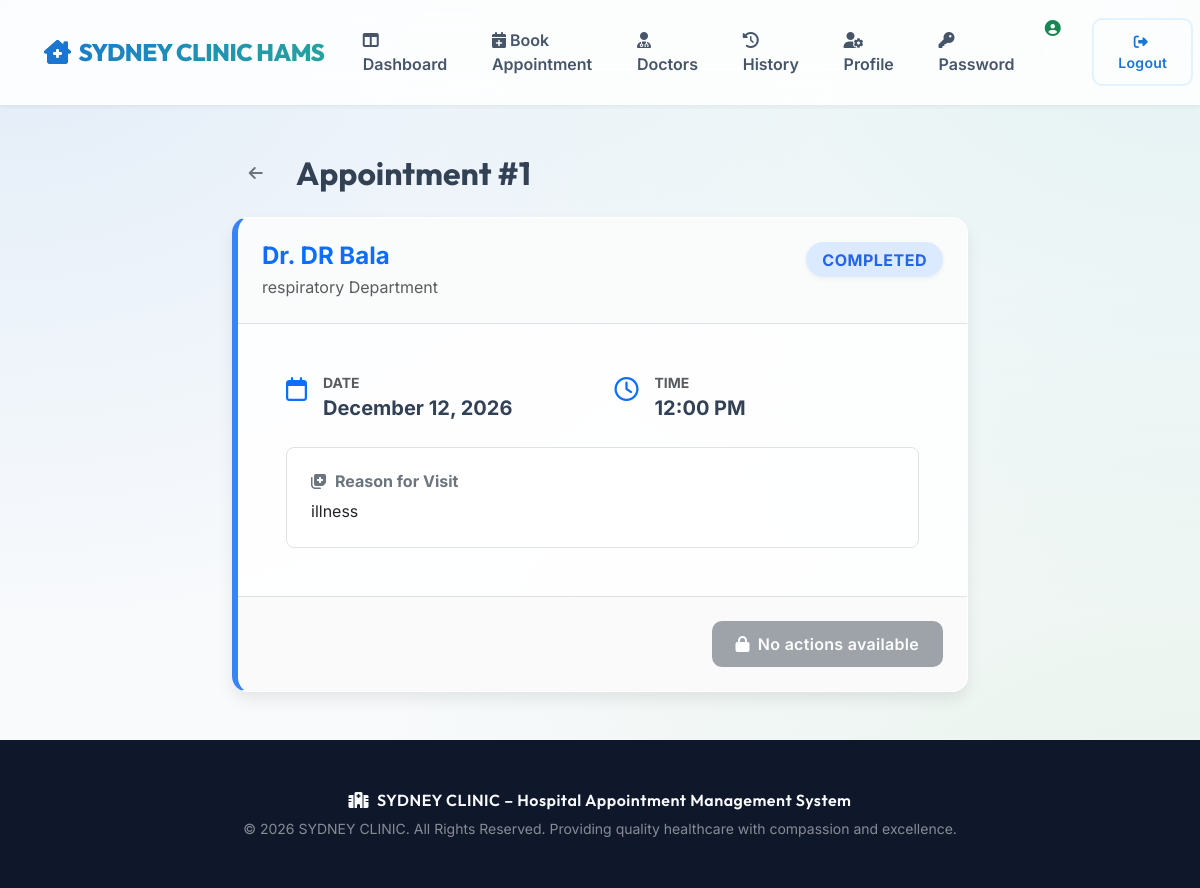
Page /appointment/1/ (signed in) on the committed database.
### appointments/models.py (models this page shows, shortened)
class Appointment(models.Model):
    STATUS_CHOICES = [
        ('Pending', 'Pending'),
        ('Approved', 'Approved'),
        ('Rejected', 'Rejected'),
        ('Completed', 'Completed'),
        ('Cancelled', 'Cancelled'),
    ]
    patient = models.ForeignKey(Patient, on_delete=models.CASCADE, related_name='appointments')
    doctor = models.ForeignKey(Doctor, on_delete=models.CASCADE, related_name='appointments')
    department = models.ForeignKey(Department, on_delete=models.CASCADE, related_name='appointments')
    appointment_date = models.DateField()
    appointment_time = models.TimeField()
    reason = models.TextField()
    status = models.CharField(max_length=20, choices=STATUS_CHOICES, default='Pending')
    admin_remarks = models.TextField(blank=True, default='')
    created_at = models.DateTimeField(auto_now_add=True)

class Doctor(models.Model):
    STATUS_CHOICES = [
        ('Active', 'Active'),
        ('Inactive', 'Inactive'),
    ]
    full_name = models.CharField(max_length=100)
    specialization = models.CharField(max_length=100)
    department = models.ForeignKey(Department, on_delete=models.CASCADE, related_name='doctors')
    email = models.EmailField(unique=True)
    phone = models.CharField(max_length=15)
    qualification = models.CharField(max_length=150, blank=True, default='')
    experience = models.IntegerField(default=0)  # experience in years
    available_days = models.CharField(max_length=100, default='Monday, Tuesday, Wednesday, Thursday, Friday')
    available_time = models.CharField(max_length=50, default='09:00 - 17:00')
    consultation_fee = models.DecimalField(max_digits=10, decimal_places=2, default=0.0)
    status = models.CharField(max_length=10, choices=STATUS_CHOICES, default='Active')

class Department(models.Model):
    STATUS_CHOICES = [
        ('Active', 'Active'),
        ('Inactive', 'Inactive'),
    ]
    department_name = models.CharField(max_length=100, unique=True)
    description = models.TextField(blank=True, default='')
    status = models.CharField(max_length=10, choices=STATUS_CHOICES, default='Active')

### appointments/views.py (the view)
# urls.py: path('appointment/<int:appointment_id>/', views.patient_appointment_detail, name='patient_appointment_detail'),
@login_required
def patient_appointment_detail(request, appointment_id):
    try:
        patient = request.user.patient_profile
    except Patient.DoesNotExist:
        return redirect('admin_dashboard')
    appointment = get_object_or_404(Appointment, id=appointment_id, patient=patient)
    return render(request, 'patient/appointment_detail.html', {'appointment': appointment})

### templates/patient/appointment_detail.html (shortened to what this page needs)
{% extends 'base.html' %}
{% block content %}
<div class="row justify-content-center fade-in-up">
    <div class="col-lg-8">
        <div class="d-flex align-items-center mb-4">
            <a href="{% url 'patient_appointment_history' %}" class="btn btn-outline-secondary me-3 rounded-circle" style="width: 40px; height: 40px; display: flex; align-items: center; justify-content: center;">
                <i class="fa-solid fa-arrow-left"></i>
            </a>
            <h2 class="fw-bold mb-0" style="font-family: 'Outfit', sans-serif;">Appointment #{{ appointment.id }}</h2>
        </div>
        <div class="glass-card p-0 overflow-hidden stat-card {{ appointment.status|lower }}">
            <div class="p-4 border-bottom bg-light bg-opacity-50">
                <div class="d-flex justify-content-between align-items-start flex-wrap gap-3">
                    <div>
                        <h4 class="fw-bold text-primary mb-1">
                            Dr. {{ appointment.doctor.full_name }}
                        </h4>
                        <p class="text-muted mb-0">
                            {{ appointment.department.department_name }} Department
                        </p>
                    </div>
                    <div>
                        <span class="badge badge-status badge-{{ appointment.status|lower }} fs-6">
                            {{ appointment.status }}
                        </span>
                    </div>
                </div>
            </div>
            <div class="p-4 p-md-5">
                <div class="row g-4">
                    <div class="col-md-6">
                        <div class="d-flex">
                            <div class="text-primary me-3 fs-4"><i class="fa-regular fa-calendar"></i></div>
                            <div>
                                <small class="text-muted d-block text-uppercase fw-bold">Date</small>
                                <strong class="fs-5">{{ appointment.appointment_date|date:"F d, Y" }}</strong>
                            </div>
                        </div>
                    </div>
                    <div class="col-md-6">
                        <div class="d-flex">
                            <div class="text-primary me-3 fs-4"><i class="fa-regular fa-clock"></i></div>
                            <div>
                                <small class="text-muted d-block text-uppercase fw-bold">Time</small>
                                <strong class="fs-5">{{ appointment.appointment_time|time:"h:i A" }}</strong>
                            </div>
                        </div>
                    </div>
                    <div class="col-12 mt-4">
                        <div class="p-4 bg-white bg-opacity-50 rounded-3 border">
                            <h6 class="fw-bold text-secondary mb-2"><i class="fa-solid fa-notes-medical me-2"></i>Reason for Visit</h6>
                            <p class="mb-0 text-dark">{{ appointment.reason|linebreaksbr }}</p>
                        </div>
                    </div>
                </div>
            </div>
            <div class="p-4 bg-light bg-opacity-75 border-top d-flex justify-content-end gap-2">
                {% if appointment.status == 'Pending' %}
                <a href="{% url 'patient_reschedule_appointment' appointment.id %}" class="btn btn-primary px-4 shadow-sm">
                    <i class="fa-solid fa-calendar-day me-2"></i>Reschedule
                </a>
                <a href="{% url 'patient_cancel_appointment' appointment.id %}" class="btn btn-danger px-4 shadow-sm" onclick="return confirm('Are you sure you want to cancel this appointment?');">
                    <i class="fa-solid fa-xmark me-2"></i>Cancel Appointment
                </a>
                {% elif appointment.status == 'Approved' %}
                <a href="{% url 'patient_cancel_appointment' appointment.id %}" class="btn btn-danger px-4 shadow-sm" onclick="return confirm('Are you sure you want to cancel this approved appointment?');">
                    <i class="fa-solid fa-xmark me-2"></i>Cancel Appointment
                </a>
                {% else %}
                <button class="btn btn-secondary px-4" disabled>
                    <i class="fa-solid fa-lock me-2"></i>No actions available
                </button>
                {% endif %}
            </div>
        </div>
    </div>
</div>
{% endblock %}

### static/css/style.css (style rules this page uses)
:root { --primary-color: #1976D2; --primary-hover: #1565C0; --primary-light: #E3F2FD; --secondary-color: #26A69A; --secondary-hover: #00897B; --accent-color: #4CAF50; --accent-hover: #43A047; --success-color: #10B981; --danger-color: #EF4444; --warning-color: #F59E0B; --info-color: #3B82F6; --light-bg: #F8FAFC; --white: #ffffff; --border-radius: 16px; --shadow-sm: 0 2px 4px rgba(0,0,0,0.05); --shadow-md: 0 8px 16px rgba(0,0,0,0.08); --shadow-lg: 0 20px 40px rgba(0,0,0,0.12); --glass-bg: rgba(255, 255, 255, 0.85); --glass-border: rgba(255, 255, 255, 0.6); --glass-blur: blur(20px); --gradient-primary: linear-gradient(135deg, #1976D2 0%, #26A69A 100%); --glow-primary: 0 0 20px rgba(25, 118, 210, 0.3); --glow-secondary: 0 0 20px rgba(38, 166, 154, 0.3); }
body { font-family: 'Inter', 'Outfit', -apple-system, BlinkMacSystemFont, "Segoe UI", Roboto, sans-serif; background: #F8FAFC; background-image: radial-gradient(at 0% 0%, hsla(211, 79%, 46%, 0.1) 0px, transparent 50%), radial-gradient(at 100% 0%, hsla(174, 62%, 40%, 0.1) 0px, transparent 50%), radial-gradient(at 100% 100%, hsla(122, 39%, 49%, 0.1) 0px, transparent 50%); background-attachment: fixed; color: #334155; min-height: 100vh; display: flex; flex-direction: column; }
.glass-card { background: var(--glass-bg); backdrop-filter: var(--glass-blur); -webkit-backdrop-filter: var(--glass-blur); border: 1px solid var(--glass-border); border-radius: var(--border-radius); box-shadow: var(--shadow-md); transition: all 0.4s cubic-bezier(0.175, 0.885, 0.32, 1.275); overflow: hidden; }
.btn { border-radius: 10px; padding: 0.7rem 1.5rem; font-weight: 600; transition: all 0.3s ease; letter-spacing: 0.3px; border: none; }
.stat-card { border-left: 6px solid var(--primary-color); position: relative; overflow: hidden; }
.stat-card::after { content: ''; position: absolute; top: -50%; right: -50%; width: 100%; height: 100%; background: radial-gradient(circle, rgba(255,255,255,0.8) 0%, rgba(255,255,255,0) 70%); opacity: 0; transition: opacity 0.5s ease; pointer-events: none; }
.stat-card.completed { border-left-color: var(--info-color); }
.badge-status { padding: 0.6em 1em; border-radius: 50px; font-weight: 700; font-size: 0.75rem; text-transform: uppercase; letter-spacing: 0.5px; box-shadow: 0 2px 5px rgba(0,0,0,0.05); }
.badge-completed { background-color: #DBEAFE; color: #2563EB; }
.fade-in-up { animation: fadeInUp 0.6s cubic-bezier(0.16, 1, 0.3, 1) forwards; }

### rows in the picture
Appointment: id "1", doctor.full_name "DR Bala", department.department_name "respiratory", status "COMPLETED", appointment_date "December 12, 2026", appointment_time "12:00 PM", reason "illness"
